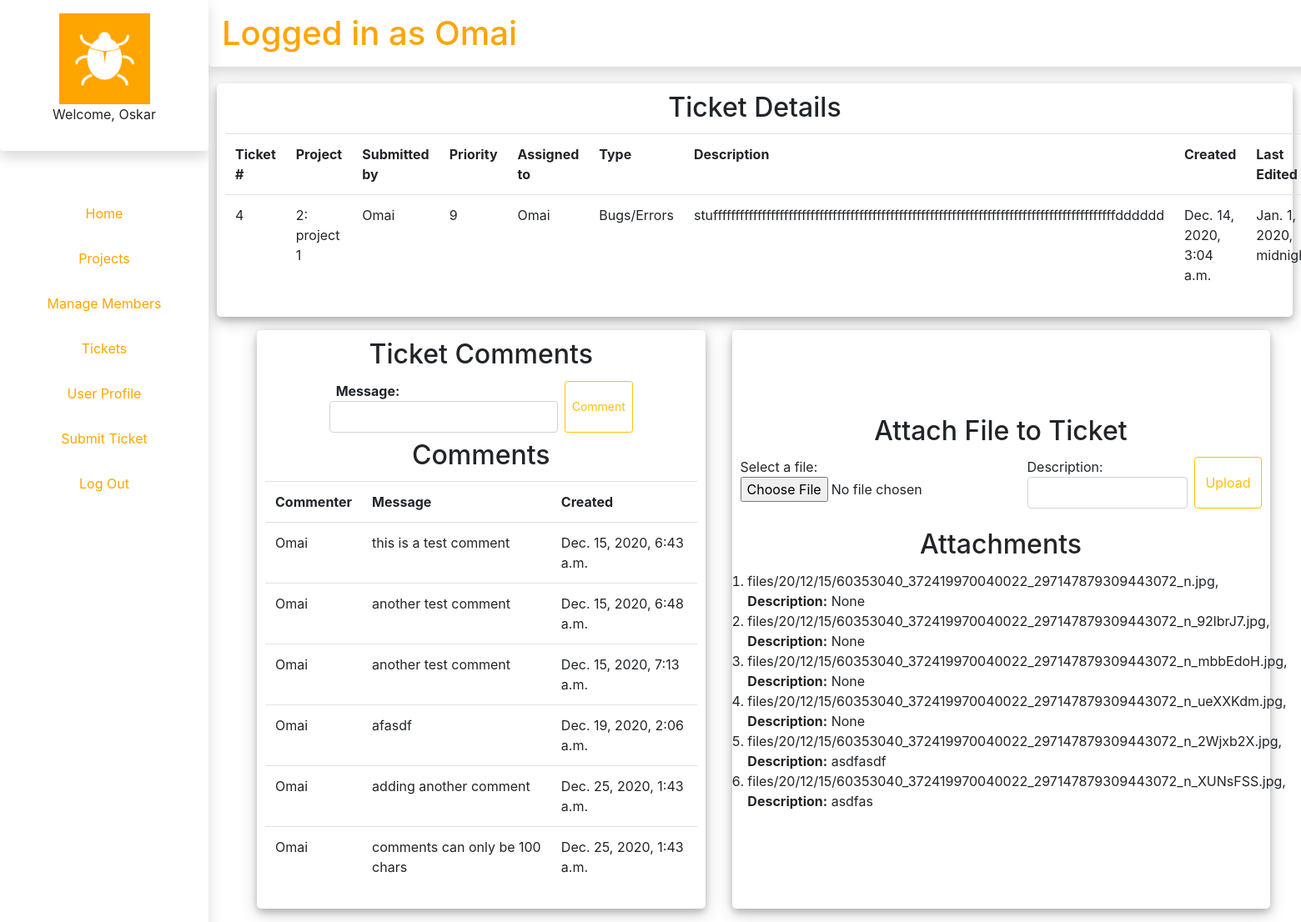
Screenshot of /tickets/details/4/ (signed in) with the database file from the repository.
### authenticate/models.py (models this page shows)
class NewUser(AbstractBaseUser, PermissionsMixin):
	email = models.EmailField(_('email address'), unique=True)
	user_name = models.CharField(max_length=150, unique=True)
	first_name = models.CharField(max_length=150, blank=True)
	start_date = models.DateTimeField(default=timezone.now)
	pfp = models.ImageField(default="pfp1.jpg",null=True,blank=True)
	about = models.TextField(_(
		'about'), max_length=150, blank=True)
	is_staff = models.BooleanField(default=False)
	is_active = models.BooleanField(default=True)
	objects = CustomAccountManager()
	USERNAME_FIELD = "email"
	REQUIRED_FIELDS = ['user_name', 'first_name']
	def __str__(self):
		return self.user_name

### tickets/models.py (models this page shows, shortened)
class Ticket(models.Model):
	priorityChoices = (
		('1','1'),
		('2','2'),
		('3','3'),
		('4','4'),
		('5','5'),
		('6','6'),
		('7','7'),
		('8','8'),
		('9','9'),
	)
	statusChoices = (
		('Closed','Closed'),
		('Open','Open'),
	)
	raceChoices = (
		('Bugs/Errors','Bugs/Errors'),
	)
	project = models.ForeignKey(Project, on_delete=models.CASCADE,related_name="project_tickets")
	personnel = models.ForeignKey(ProjectMember, on_delete=models.SET_NULL , related_name="assigned_ticket" , null=True,default=None, blank=True)
	submitter = models.ForeignKey(settings.AUTH_USER_MODEL, on_delete=models.SET_NULL,null=True,related_name="user_tickets")
	description = models.CharField(max_length=100)
	priority = models.CharField(max_length=100,choices= priorityChoices)
	status = models.CharField(max_length=100, choices = statusChoices)
	race = models.CharField(max_length=100,choices = raceChoices)
	timeCreated = models.DateTimeField(auto_now_add=True)
	lastEdited = models.DateTimeField(default = datetime.datetime(2020,1,1,0,0,0))

class Comment(models.Model):
	ticket = models.ForeignKey(Ticket, on_delete=models.CASCADE,related_name="ticket_comments")
	message = models.CharField(max_length=100)
	commenter = models.ForeignKey(settings.AUTH_USER_MODEL, on_delete=models.SET_NULL, null = True)
	timeCreated = models.DateTimeField(auto_now_add=True)

class File(models.Model):
	ticket = models.ForeignKey(Ticket, on_delete=models.CASCADE,related_name="ticket_attachments")
	file = models.FileField(upload_to='files/%y/%m/%d', blank=True, null=True)
	description = models.CharField(max_length=100, blank=True, null=True)

### projects/models.py (models this page shows)
class Project(models.Model):
	submitter = models.ForeignKey(settings.AUTH_USER_MODEL, on_delete=models.CASCADE , related_name= "projects_created")
	name = models.CharField(max_length=64)
	description = models.CharField(max_length=1000)
	class Meta:
		unique_together = ["name", 'submitter']
	def __str__(self):
		return u'{0}'.format(str(self.id) + ": " + self.name)

class ProjectMember(models.Model):
	project = models.ForeignKey(Project, on_delete=models.CASCADE,related_name="medium_project")
	member = models.ForeignKey(settings.AUTH_USER_MODEL, on_delete=models.CASCADE, related_name="medium_member")
	class Meta:
		unique_together = ["project","member"]
	def __str__(self):
		return u'{0}'.format(self.member)

### authenticate/decorators.py (the view)
		def wrapper_func(request, *args,**kwargs):
			group = None
			if request.user.groups.exists():
				group = request.user.groups.all()[0].name
			if group in allowed_roles:
				return view_func(request,*args,**kwargs)
			else:
				return HttpResponse("You are not authorized to view this page")

### tickets/forms.py
class FileForm(forms.Form):
	file = forms.FileField(label='Select a file',)
	description = forms.CharField(max_length=100,widget=forms.TextInput(
		attrs={
			'class':'form-control col-sm-12'
		}))

class CommentForm(forms.Form):
	message = forms.CharField(max_length = 100,widget=forms.TextInput(
		attrs={
			'class':'form-control col-sm-12'
		}))

### tickets/templates/tickets/details.html (shortened to what this page needs)
{% extends "authenticate/layout.html" %}
{% block body %}
	<div class="table_card">
		<div>
			<h2 class="card-title text-center">Ticket Details</h2>
		</div>
		<div>
			<table class="table">
				<tr>
					<th scope="col">Ticket #</th>
					<th scope="col">Project</th>
					<th scope="col">Submitted by</th>
					<th scope="col">Priority</th>
					<th scope="col">Assigned to</th>
					<th scope="col">Type</th>
					<th scope="col">Description</th>
					<th scope="col">Created</th>
					<th scope="col">Last Edited</th>
				</tr>
				<tr>
					<td scope="col">{{ticket.id}}</td>
					<td scope="row">{{ticket.project}}</td>
					<td scope="row">{{ticket.submitter}}</td>
					<td scope="row">{{ticket.priority}}</td>
					<td scope="row">{{ticket.personnel}}</td>
					<td scope="row">{{ticket.race}}</td>
					<td scope="row">{{ticket.description}}</td>
					<td scope="row">{{ticket.timeCreated}}</td>
					<td scope="row">{{ticket.lastEdited}}</td>
				</tr>
			</table>
		</div>
	</div>
	<div class="d-flex align-items-stretch">
		<div class="form_card col-sm-5 m-3 ml-5">
			<div class="">
				<form method="post" action="{% url 'tickets:comment' ticket.id%}">
					<h2 class="card-title text-center">Ticket Comments</h2>
					<div class="d-flex justify-content-center m-2">
						{%for field in form%}
							<span>
								<b class="m-2">{{field.label}}:</b> {{field}}
							</span>
						{%endfor%}
						<button class="btn btn-outline-warning ml-2 btn-sm" type="submit">Comment</button>
					</div>
				</form>
			</div>
			<div>
				<h2 class="card-title text-center">Comments</h2>
				<div>
					<table class="table">
						<tr>
							<th scope="col">Commenter</th>
							<th scope="col">Message</th>
							<th scope="col">Created</th>
						</tr>
						{%for comment in comments%}
							<tr>
								<td scope="row">{{comment.commenter}}</td>
								<td scope="row">{{comment.message}}</td>
								<td scope="row">{{comment.timeCreated}}</td>
							</tr>
						{%endfor%}
					</table>
				</div>
			</div>
		</div>
		<div class="form_card col-sm-6 m-3">
			<div class="mb-4">
				<form method="post" action="{% url 'tickets:upload' ticket.id %}" enctype="multipart/form-data">
					<h2 class="card-title text-center">Attach File to Ticket</h2>
					<div class="d-flex justify-content-center">
						{%for field in form2%}
							<span>
								{{field.label}}: {{field}}
							</span>
						{%endfor%}
					<button class="btn btn-outline-warning ml-2" type="submit">Upload</button>
					</div>
				</form>
			</div>
			<div>
				<h2 class="card-title text-center">Attachments</h2>
				<div class="d-flex justify-content-center">
					<ol>
						{% for attachment in attachmentsList %}
							<li>{{attachment.file}}, <b>Description:</b> {{attachment.description}}</li>
						{%endfor%}
					</ol>
				</div>
			</div>
		</div>
	</div>
{% endblock %}

### authenticate/templates/authenticate/layout.html (shortened to what this page needs)
{% load static %}
<!DOCTYPE html>
<html>
<head>
	<link rel="stylesheet" href="https://stackpath.bootstrapcdn.com/bootstrap/4.3.1/css/bootstrap.min.css">
	<link rel="stylesheet" type= "text/css" href="{% static '/css/style.css' %}?{% now 'U' %}">
</head>
<body>
	<div id="nav" class="shadow">
		<ul>
			<div class="shadow p-3 mb-5 rounded">
				<img src="{%static 'logo.png' %}">
				<p>Welcome, {{user.first_name}}</p>
			</div>
			{%if request.user.is_superuser%}
				<li><a href="{%url 'authenticate:home' %}">Home</a></li>
				<li><a href="{%url 'projects:index' %}">Projects</a></li>
				<li><a href="{%url 'projects:personnel' %}">Manage Members</a></li>
			{%endif%}
			{%if request.user.is_staff%}
				<li><a href="{%url 'tickets:index' %}">Tickets</a></li>
			{%endif%}
				<li><a href="{%url 'user_profile:index' %}">User Profile</a></li>
				<li><a href="{%url 'tickets:submit' %}">Submit Ticket</a></li>
				<li><a href="{%url 'authenticate:logout' %}">Log Out</a></li>
		</ul>
	</div>
	<div id="header" class="shadow p-3 mb-5 rounded">
		<h1>Logged in as {{user.user_name}}</h1>
	</div>
	<div id="main">
		{% block body%}
		{%endblock%}
	</div>
</body>
</html>

### static/css/style.css (style rules this page uses)
html { height:100%; width:100%; }
.table_card { width: 100%; margin-top: 10px; margin-bottom: auto; background: white; position: relative; display: flex; justify-content: center; flex-direction: column; padding: 10px; box-shadow: 0 4px 8px 0 rgba(0, 0, 0, 0.2), 0 6px 20px 0 rgba(0, 0, 0, 0.19); -webkit-box-shadow: 0 4px 8px 0 rgba(0, 0, 0, 0.2), 0 6px 20px 0 rgba(0, 0, 0, 0.19); -moz-box-shadow: 0 4px 8px 0 rgba(0, 0, 0, 0.2), 0 6px 20px 0 rgba(0, 0, 0, 0.19); border-radius: 5px; }
.form_card { width: 350; margin-top: 10px; margin-bottom: auto; background: white; position: relative; display: flex; justify-content: center; flex-direction: column; padding: 10px; box-shadow: 0 4px 8px 0 rgba(0, 0, 0, 0.2), 0 6px 20px 0 rgba(0, 0, 0, 0.19); -webkit-box-shadow: 0 4px 8px 0 rgba(0, 0, 0, 0.2), 0 6px 20px 0 rgba(0, 0, 0, 0.19); -moz-box-shadow: 0 4px 8px 0 rgba(0, 0, 0, 0.2), 0 6px 20px 0 rgba(0, 0, 0, 0.19); border-radius: 5px; }
#nav { height:100%; width:250px; position:fixed; z-index:1; top:0; left:0; overflow:hidden; background-color:white; text-align: center; }
#nav ul img { height:50%; width:50%; right:0; background-color: orange; }
#nav ul { margin: 0px; padding: 0px; }
#nav ul li { list-style-type: none; }
#nav ul li a { padding: 15px; display: block; background-color:white; color: orange; text-decoration:none; transition: .5s background-color; }
#header { top:0; margin-left:250px !important; width:100%; height:80px; position:fixed; color:orange; }
#main { margin-left:250px; margin-top:100px; padding:0px 10px; }

### rows the page displays
NewUser: first_name "Oskar", user_name "Omai"
Ticket: id "4", project "2: project 1", submitter "Omai", priority "9", personnel "Omai", race "Bugs/Errors", description "stufffffffffffffffffffffffffffffffffffffffffffffffffffffffffffffffffffffffffffffffffffffffffffdddddd", timeCreated "Dec. 14, 2020, 3:04 a.m.", lastEdited "Jan. 1, 2020,…"
Comment: commenter "Omai", message "this is a test comment", timeCreated "Dec. 15, 2020, 6:43 a.m."
Comment: commenter "Omai", message "another test comment", timeCreated "Dec. 15, 2020, 6:48 a.m."
Comment: commenter "Omai", message "another test comment", timeCreated "Dec. 15, 2020, 7:13 a.m."
Comment: commenter "Omai", message "afasdf", timeCreated "Dec. 19, 2020, 2:06 a.m."
Comment: commenter "Omai", message "adding another comment", timeCreated "Dec. 25, 2020, 1:43 a.m."
Comment: commenter "Omai", message "comments can only be 100 chars", timeCreated "Dec. 25, 2020, 1:43 a.m."
File: file "files/20/12/15/60353040_372419970040022_297147879309443072_n.jpg", description "None"
File: file "files/20/12/15/60353040_372419970040022_297147879309443072_n_92lbrJ7.jpg", description "None"
File: file "files/20/12/15/60353040_372419970040022_297147879309443072_n_mbbEdoH.jpg", description "None"
File: file "files/20/12/15/60353040_372419970040022_297147879309443072_n_ueXXKdm.jpg", description "None"
File: file "files/20/12/15/60353040_372419970040022_297147879309443072_n_2Wjxb2X.jpg", description "asdfasdf"
File: file "files/20/12/15/60353040_372419970040022_297147879309443072_n_XUNsFSS.jpg", description "asdfas"

### other values shown
{{ field.label }} "Message"
{{ field.label }} "Select a file" "Description"
